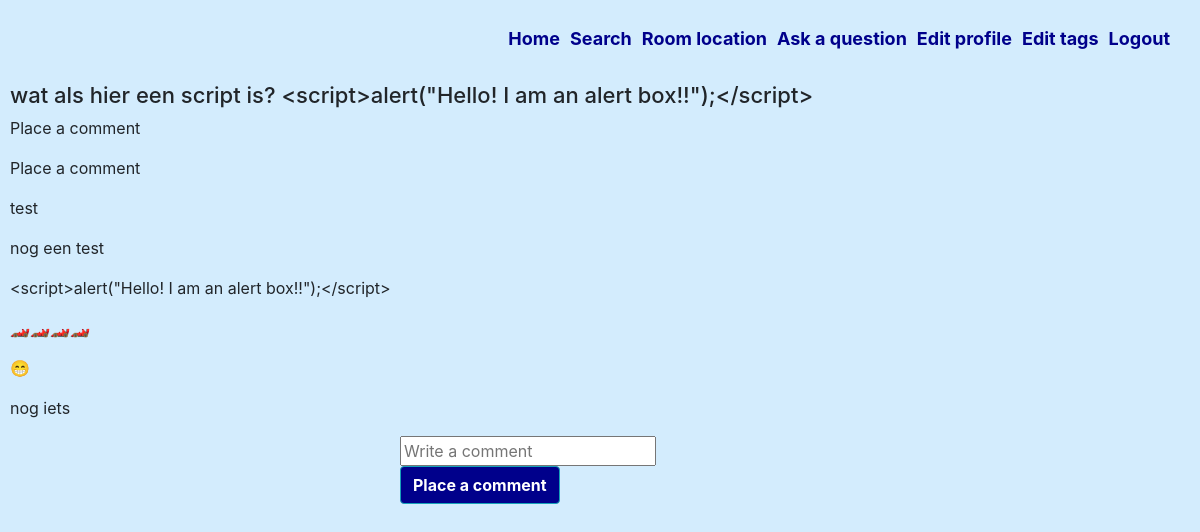
The app's page /discussion.php?id=19 (signed in) with its own data.
### tables this page shows
CREATE TABLE IF NOT EXISTS `questions` (
  `id` int(11) NOT NULL AUTO_INCREMENT,
  `question` varchar(300) NOT NULL,
  `pinned` tinyint(1) NOT NULL,
  PRIMARY KEY (`id`)
);

CREATE TABLE IF NOT EXISTS `comments` (
  `id` int(11) NOT NULL AUTO_INCREMENT,
  `comment` varchar(300) NOT NULL,
  `commentId` int(11) NOT NULL,
  PRIMARY KEY (`id`)
);

### classes/Faq.php (called while the page is built, shortened)
<?php
    class Faq {
        public function CurrentQuestion($id){
            $conn = DB::getConnection();
            $statement = $conn->prepare("SELECT * FROM `questions` WHERE `id` = :id");
            $statement->bindValue(':id', $id);
            $statement->execute();
            $result = $statement->fetch(PDO::FETCH_ASSOC);
            return $result;
        }
        public function getComments($id){
            $conn = DB::getConnection();
            $statement = $conn->prepare("SELECT * FROM `comments` WHERE `commentId` = :id");
            $statement->bindValue(':id', $id);
            $statement->execute();
            $result = $statement->fetchAll(PDO::FETCH_ASSOC);
            return $result;
        }
    }
?>

### discussion.php (the view, shortened to what this page needs)
<?php
    include_once(__DIR__ . "/classes/Faq.php");
    if(isset($_SESSION['user'])){
        $id = $_GET['id'];
        $discussion = new Faq;
        $question = $discussion->CurrentQuestion($id);
        $comment = $discussion->getComments($id);
    } else {
        header("Location: logout.php");
    }
?><!DOCTYPE html>
<html lang="en">
<head>
    <link rel="stylesheet" href="https://stackpath.bootstrapcdn.com/bootstrap/4.4.1/css/bootstrap.min.css">
    <link rel="stylesheet" href="./../../css/style.css" />
</head>
<body>
<?php include_once('includes/nav.inc.php'); ?>
    <h2><?php echo htmlspecialchars($question['question']); ?></h2>
    <?php if(!empty($comment)): ?>
        <?php foreach($comment as $c): ?>
            <p><?php echo htmlspecialchars($c['comment']); ?></p>
        <?php endforeach; ?>
    <?php endif; ?>
    <form action="" method="post">
        <div class="form-group">
                <input type="text" name="comment" placeholder="Write a comment">
                <input type="submit" name="placeComment" value="Place a comment" class="btn btn-info">
        </div>
    </form>
</body>
</html>

### css/style.css (style rules this page uses)
body { background-color: #D3ECFD; padding: 10px; }
h2 { font-size: 22px; padding-top: 15px; }
.form-group { width: 25em; display: block; margin: 0 auto; }
.btn { font-weight: bold; }
.btn-info { background-color: darkblue; }

### records on screen
questions: question "wat als hier een script is? <script>alert(\"Hello! I am an alert box!!\");</script>"
comments: comment "Place a comment"
comments: comment "Place a comment"
comments: comment "test"
comments: comment "nog een test"
comments: comment "<script>alert(\"Hello! I am an alert box!!\");</script>"
comments: comment "🏎🏎🏎🏎"
comments: comment "😁"
comments: comment "nog iets"
